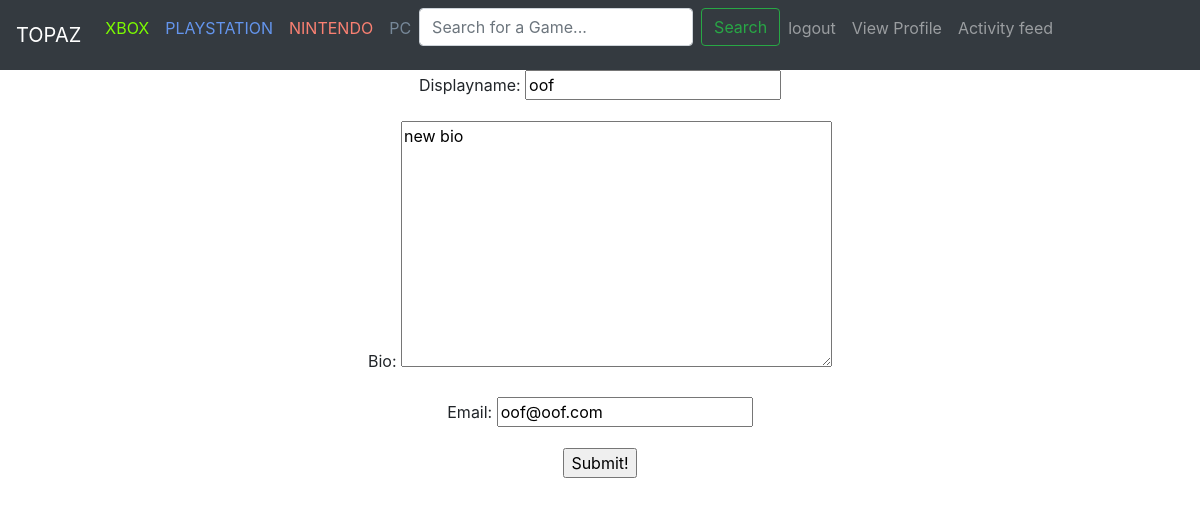
/user_profile_view/2/edit/ (signed in), run on an earlier commit of the app's database.
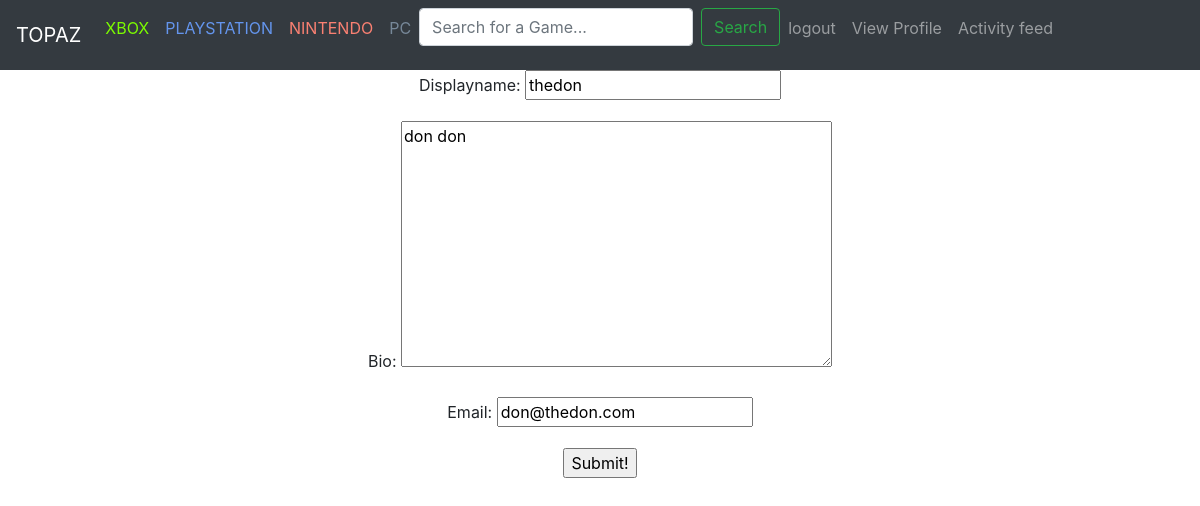
And on a later commit of the database.
### user_faq/models.py (models this page shows, shortened)
class GamefaqUser(AbstractUser):
    displayname = models.CharField(max_length=80)
    bio = models.TextField(blank=True, null=True)
    preferred_systems = models.ManyToManyField(
        Console, symmetrical=False, blank=True)
    followers = models.ManyToManyField("self", symmetrical=False, blank=True)
    favorited_games = models.ManyToManyField(
        Game, symmetrical=False, related_name="user_fav")
    image = models.ImageField(upload_to="gallery", blank=True)

### user_faq/views.py (the view, shortened to what this page needs)
class edit_user_profile_view(LoginRequiredMixin, TemplateView):
    def get(self, request, user_id):
        faq_user = GamefaqUser.objects.get(id=user_id)
        data = {
            "displayname": faq_user.displayname,
            "bio": faq_user.bio,
            "email": faq_user.email
        }
        form = GamefaqUserForm(initial=data)
        return render(request, "edit_form.html", {"form": form})

### user_faq/forms.py
class GamefaqUserForm(forms.Form):
    displayname = forms.CharField(max_length=50)
    bio = forms.CharField(widget=forms.Textarea)
    email = forms.EmailField()

### templates/edit_form.html (shortened to what this page needs)
{% include "bootstrap.html" %} {% include "navbar.html" %}
<form action="" id='germ' method="post">
  {% csrf_token %} {{form.as_p}}
  <input type="submit" value="Submit!" />
</form>

What changed in the data, as far as the page shows it:
changed GamefaqUser: displayname "oof" → "thedon"; bio "new bio" → "don don"; email "oof@oof.com" → "don@thedon.com"
